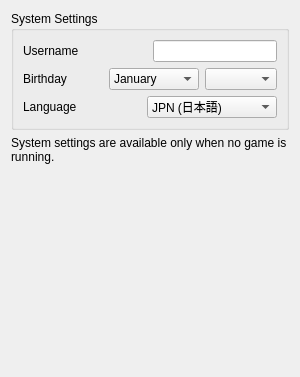
<?xml version="1.0" encoding="UTF-8"?>
<ui version="4.0">
 <class>ConfigureSystem</class>
 <widget class="QWidget" name="ConfigureSystem">
  <property name="geometry">
   <rect>
    <x>0</x>
    <y>0</y>
    <width>300</width>
    <height>377</height>
   </rect>
  </property>
  <property name="windowTitle">
   <string>Form</string>
  </property>
  <layout class="QHBoxLayout" name="horizontalLayout">
   <item>
    <layout class="QVBoxLayout" name="verticalLayout">
     <item>
      <widget class="QGroupBox" name="group_system_settings">
       <property name="title">
        <string>System Settings</string>
       </property>
       <layout class="QVBoxLayout" name="verticalLayout_2">
        <item>
         <layout class="QHBoxLayout" name="horizontalLayout_username">
          <item>
           <widget class="QLabel" name="label_username">
            <property name="sizePolicy">
             <sizepolicy hsizetype="Preferred" vsizetype="Preferred">
              <horstretch>0</horstretch>
              <verstretch>0</verstretch>
             </sizepolicy>
            </property>
            <property name="text">
             <string>Username</string>
            </property>
           </widget>
          </item>
          <item>
           <widget class="QLineEdit" name="edit_username">
            <property name="sizePolicy">
             <sizepolicy hsizetype="Preferred" vsizetype="Fixed">
              <horstretch>0</horstretch>
              <verstretch>0</verstretch>
             </sizepolicy>
            </property>
           </widget>
          </item>
         </layout>
        </item>
        <item>
         <layout class="QHBoxLayout" name="horizontalLayout_birthday">
          <item>
           <widget class="QLabel" name="label_birthday">
            <property name="text">
             <string>Birthday</string>
            </property>
           </widget>
          </item>
          <item>
           <layout class="QHBoxLayout" name="horizontalLayout_birthday2">
            <item>
             <widget class="QComboBox" name="combo_birthmonth">
              <item>
               <property name="text">
                <string>January</string>
               </property>
              </item>
              <item>
               <property name="text">
                <string>February</string>
               </property>
              </item>
              <item>
               <property name="text">
                <string>March</string>
               </property>
              </item>
              <item>
               <property name="text">
                <string>Aprail</string>
               </property>
              </item>
              <item>
               <property name="text">
                <string>May</string>
               </property>
              </item>
              <item>
               <property name="text">
                <string>June</string>
               </property>
              </item>
              <item>
               <property name="text">
                <string>July</string>
               </property>
              </item>
              <item>
               <property name="text">
                <string>August</string>
               </property>
              </item>
              <item>
               <property name="text">
                <string>September</string>
               </property>
              </item>
              <item>
               <property name="text">
                <string>October</string>
               </property>
              </item>
              <item>
               <property name="text">
                <string>November</string>
               </property>
              </item>
              <item>
               <property name="text">
                <string>December</string>
               </property>
              </item>
             </widget>
            </item>
            <item>
             <widget class="QComboBox" name="combo_birthday"/>
            </item>
           </layout>
          </item>
         </layout>
        </item>
        <item>
         <layout class="QHBoxLayout" name="horizontalLayout_language">
          <item>
           <widget class="QLabel" name="label_language">
            <property name="text">
             <string>Language</string>
            </property>
           </widget>
          </item>
          <item>
           <widget class="QComboBox" name="combo_language">
            <item>
             <property name="text">
              <string notr="true">JPN (日本語)</string>
             </property>
            </item>
            <item>
             <property name="text">
              <string notr="true">ENG (English)</string>
             </property>
            </item>
            <item>
             <property name="text">
              <string notr="true">FRA (français)</string>
             </property>
            </item>
            <item>
             <property name="text">
              <string notr="true">DEU (Deutsch)</string>
             </property>
            </item>
            <item>
             <property name="text">
              <string notr="true">ITA (italiano)</string>
             </property>
            </item>
            <item>
             <property name="text">
              <string notr="true">SPA (español)</string>
             </property>
            </item>
            <item>
             <property name="text">
              <string notr="true">ZHO (中文)</string>
             </property>
            </item>
            <item>
             <property name="text">
              <string notr="true">KOR (한국어)</string>
             </property>
            </item>
            <item>
             <property name="text">
              <string notr="true">NLD (Nederlands)</string>
             </property>
            </item>
            <item>
             <property name="text">
              <string notr="true">POR (português)</string>
             </property>
            </item>
            <item>
             <property name="text">
              <string notr="true">RUS (Русский)</string>
             </property>
            </item>
           </widget>
          </item>
         </layout>
        </item>
       </layout>
      </widget>
     </item>
     <item>
      <widget class="QLabel" name="label">
       <property name="text">
        <string>System settings are available only when no game is running.</string>
       </property>
       <property name="wordWrap">
        <bool>true</bool>
       </property>
      </widget>
     </item>
     <item>
      <spacer name="verticalSpacer">
       <property name="orientation">
        <enum>Qt::Vertical</enum>
       </property>
       <property name="sizeHint" stdset="0">
        <size>
         <width>20</width>
         <height>238</height>
        </size>
       </property>
      </spacer>
     </item>
    </layout>
   </item>
  </layout>
 </widget>
 <resources/>
 <connections/>
</ui>
